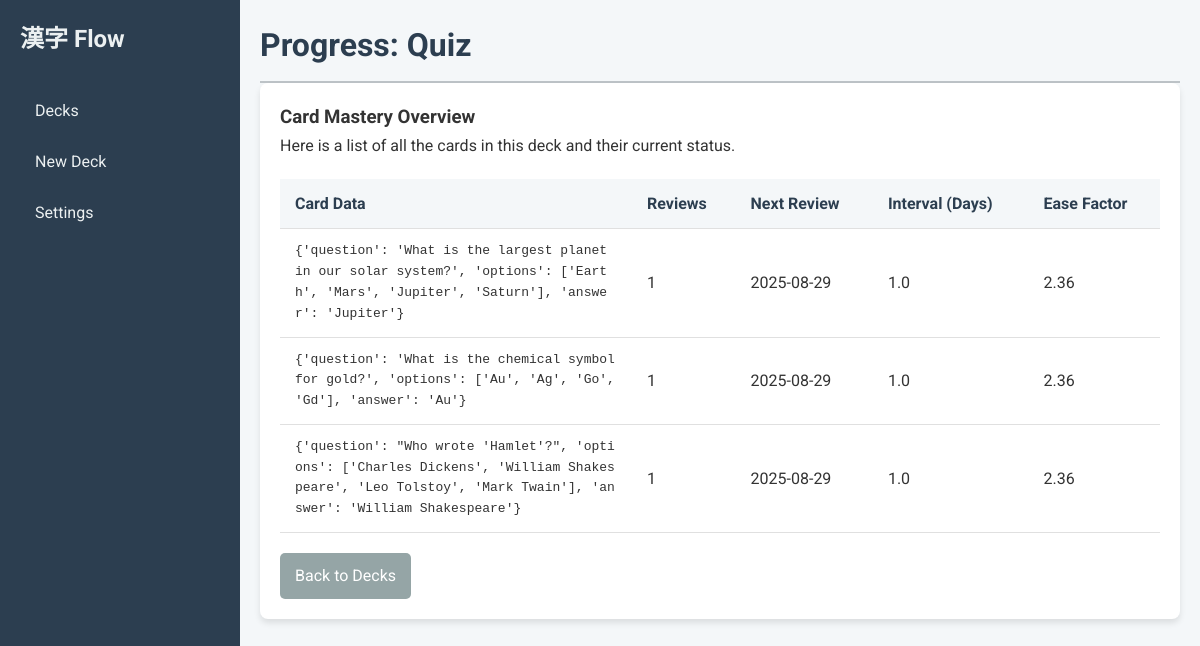
The page /progress/1 on the database as committed earlier.
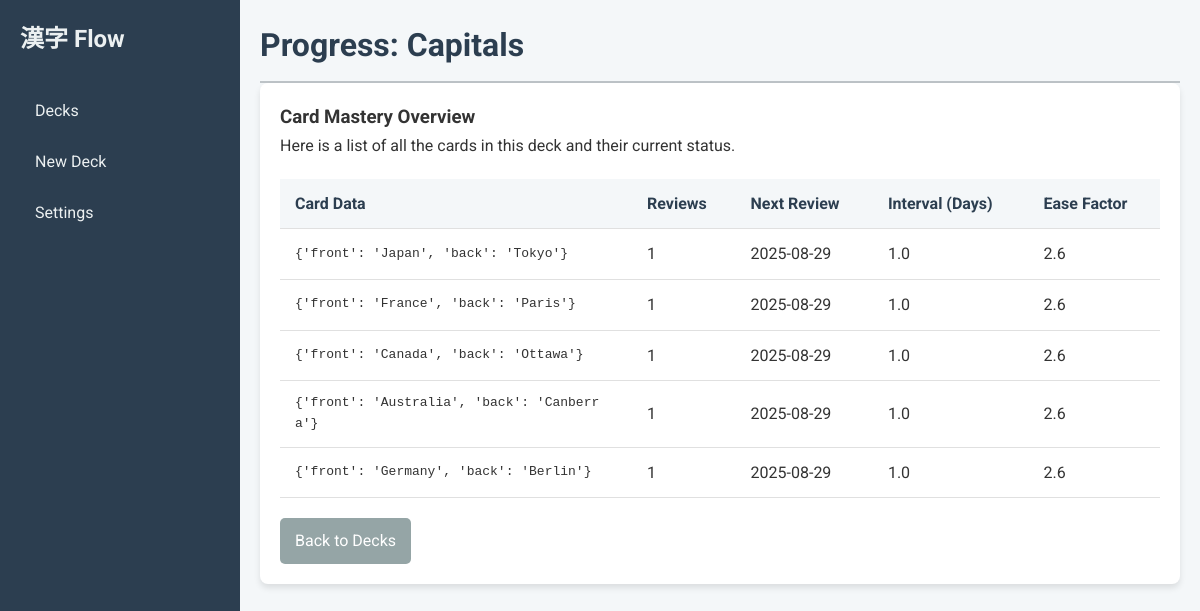
The same page on the database as committed later.
### tables this page shows
CREATE TABLE decks (
            id INTEGER PRIMARY KEY AUTOINCREMENT,
            name TEXT NOT NULL UNIQUE,
            card_template TEXT NOT NULL,
            card_css TEXT NOT NULL,
            new_cards_per_day INTEGER,
            max_reviews_per_day INTEGER
        );

CREATE TABLE cards (
            id INTEGER PRIMARY KEY AUTOINCREMENT,
            deck_id INTEGER NOT NULL,
            data TEXT NOT NULL, -- Storing card data as a JSON string
            next_review_date TEXT,
            interval_days REAL DEFAULT 0.0,
            ease_factor REAL DEFAULT 2.5,
            reviews INTEGER DEFAULT 0,
            last_reviewed_date TEXT,
            FOREIGN KEY(deck_id) REFERENCES decks(id)
        );

### app/main.py (the view)
@app.get("/progress/{deck_id}", response_class=HTMLResponse)
async def deck_progress(request: Request, deck_id: int, db: sqlite3.Connection = Depends(get_database)):
    deck = crud.get_deck(db, deck_id)
    if not deck:
        return RedirectResponse(url="/decks")
    all_cards = crud.get_all_cards_in_deck(db, deck_id)
    all_cards_sorted = sorted(all_cards, key=lambda c: c.next_review_date)
    return templates.TemplateResponse(
        "progress_deck.html",
        {
            "request": request,
            "deck": deck,
            "all_cards": all_cards_sorted
        }
    )

### templates/progress_deck.html
{% extends "base.html" %}
{% block page_title %}Progress: {{ deck.name }}{% endblock %}
{% block content %}
    <div class="card">
        <h3>Card Mastery Overview</h3>
        <p>Here is a list of all the cards in this deck and their current status.</p>
        {% if all_cards %}
            <table class="progress-table">
                <thead>
                    <tr>
                        <th style="width: 40%;">Card Data</th>
                        <th>Reviews</th>
                        <th>Next Review</th>
                        <th>Interval (Days)</th>
                        <th>Ease Factor</th>
                    </tr>
                </thead>
                <tbody>
                    {% for card in all_cards %}
                        <tr>
                            <td><pre style="white-space: pre-wrap; word-break: break-all; margin: 0; font-family: monospace;">{{ card.data }}</pre></td>
                            <td>{{ card.reviews }}</td>
                            <td>{{ card.next_review_date.strftime('%Y-%m-%d') if card.next_review_date else 'N/A' }}</td>
                            <td>{{ card.interval_days|round(1) }}</td>
                            <td>{{ card.ease_factor|round(2) }}</td>
                        </tr>
                    {% endfor %}
                </tbody>
            </table>
        {% else %}
            <p>This deck doesn't have any cards yet.</p>
        {% endif %}
        <a href="/decks" class="btn btn-secondary" style="margin-top: 20px;">Back to Decks</a>
    </div>
{% endblock %}

### templates/base.html (shortened to what this page needs)
<!DOCTYPE html>
<html lang="en">
<head>
    <link rel="stylesheet" href="/static/css/style.css">
</head>
<body>
    <div class="container">
        <aside class="sidebar">
            <div class="logo">
                <span>漢字 Flow</span>
            </div>
            <nav>
                <ul>
                    <li><a href="/decks">Decks</a></li>
                    <li><a href="/add_deck">New Deck</a></li>
                    <li><a href="/settings">Settings</a></li>
                </ul>
            </nav>
        </aside>
        <main class="content">
            <header class="header">
                <h1>{% block page_title %}{% endblock %}</h1>
            </header>
            <div class="main-content-area">
                {% block content %}{% endblock %}
            </div>
        </main>
    </div>
</body>
</html>

### static/css/style.css (style rules this page uses)
* { box-sizing: border-box; margin: 0; }
body { font-family: 'Roboto', 'Noto Sans JP', sans-serif; background-color: #f4f7f9; color: #333; line-height: 1.6; }
.container { display: flex; }
.sidebar { width: 20%; max-width: 290px; min-width: 240px; flex-shrink: 0; background-color: #2c3e50; color: #ecf0f1; height: 100vh; padding: 20px; position: sticky; top: 0; }
.content { flex-grow: 1; padding: 20px; height: 100vh; overflow-y: auto; }
.sidebar .logo { display: flex; align-items: center; margin-bottom: 30px; }
.sidebar .logo span { font-size: 1.5em; font-weight: 700; }
.sidebar nav ul { list-style-type: none; padding: 0; }
.sidebar nav ul li a { color: #ecf0f1; text-decoration: none; display: block; padding: 10px 15px; border-radius: 5px; margin-bottom: 5px; transition: background-color 0.3s; }
.header h1 { color: #2c3e50; border-bottom: 2px solid #bdc3c7; padding-bottom: 10px; }
.card { background-color: #ffffff; border-radius: 8px; box-shadow: 0 4px 6px rgba(0, 0, 0, 0.1); padding: 20px; margin-bottom: 20px; }
.btn { padding: 10px 15px; border: none; border-radius: 5px; cursor: pointer; font-size: 1em; text-decoration: none; display: inline-block; margin-right: 10px; }
.btn-secondary { background-color: #95a5a6; color: white; }
.progress-table { width: 100%; border-collapse: collapse; margin-top: 20px; }
.progress-table th, .progress-table td { padding: 12px 15px; text-align: left; border-bottom: 1px solid #e0e0e0; }
.progress-table th { background-color: #f4f7f9; font-weight: 700; color: #2c3e50; }

Rows that differ between the two databases and show on the page:
changed decks: name "Quiz" → "Capitals"
changed cards (number 1 of 5 on the later page): data "{'question': 'What is the largest planet in our solar system?', 'options': ['Earth', 'Mars', 'Jupiter', 'Saturn'], 'answer': 'Jupiter'}" → "{'front': 'Japan', 'back': 'Tokyo'}"; ease_factor "2.36" → "2.6"
changed cards (number 2 of 5 on the later page): data "{'question': 'What is the chemical symbol for gold?', 'options': ['Au', 'Ag', 'Go', 'Gd'], 'answer': 'Au'}" → "{'front': 'France', 'back': 'Paris'}"; ease_factor "2.36" → "2.6"
changed cards (number 3 of 5 on the later page): data "{'question': \"Who wrote 'Hamlet'?\", 'options': ['Charles Dickens', 'William Shakespeare', 'Leo Tolstoy', 'Mark Twain'], 'answer': 'William Shakespeare'}" → "{'front': 'Canada', 'back': 'Ottawa'}"; ease_factor "2.36" → "2.6"
now on this page (row edited): cards: data "{'front': 'Australia', 'back': 'Canberra'}", reviews "1", next_review_date "2025-08-29", interval_days "1.0", ease_factor "2.6"
now on this page (row edited): cards: data "{'front': 'Germany', 'back': 'Berlin'}", reviews "1", next_review_date "2025-08-29", interval_days "1.0", ease_factor "2.6"
